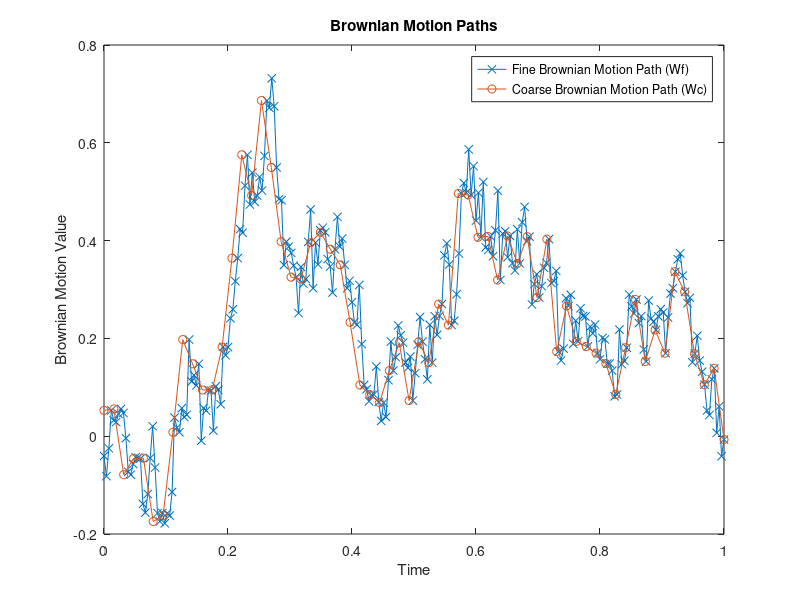

MATLAB code to generate this figure:
% This is code adapted from 'An Algorithmic Introduction to Numerical Simulation of Stochastic Differential Equations' by Dr. Desmon J. Higham 

% This code produces the plot of coupled Brownian Motions used in the FYP. 

function BPATH5

randn('state', 100)
T = 1; N = 256; dt = T/N; t = [dt:dt:1];
M = 1; % 1 path

dWf = sqrt(dt)*randn(M,N); % 1 path x 500 timesteps
dWc = zeros(M, 64); % coarse path

for i = 1:64
        dWc(i) = sum(dWf(4*(i-1)+1:i*4)); 
end

Wf = cumsum(dWf, 2);
Wc = cumsum(dWc,2); 

Nf = length(Wf);
Nc = length(Wc); 

tf = linspace(0, T, Nf);
tc = linspace(0, T, Nc);

plot(tf, Wf', '-x')
hold on
plot(tc, Wc', '-o')
legend('Fine Brownian Motion Path (Wf)', 'Coarse Brownian Motion Path (Wc)')
xlabel('Time')
ylabel('Brownian Motion Value')
title('Brownian Motion Paths')

end
